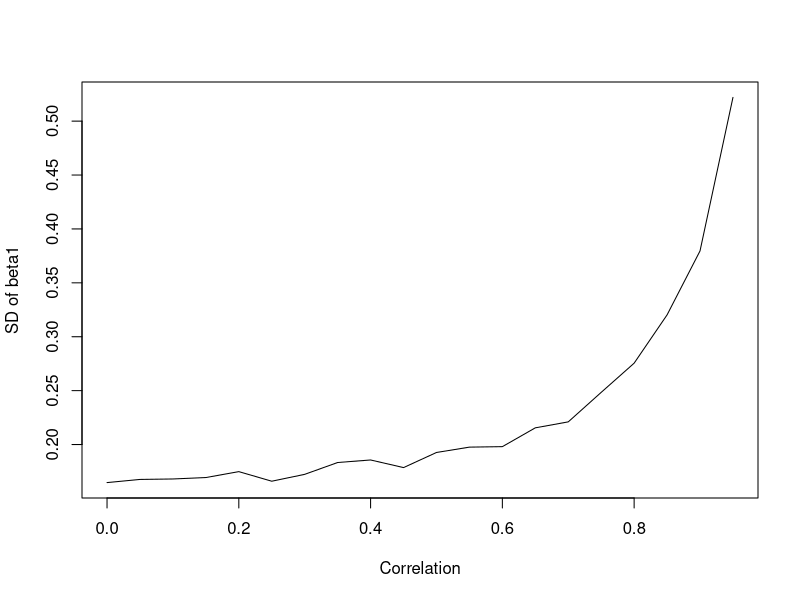
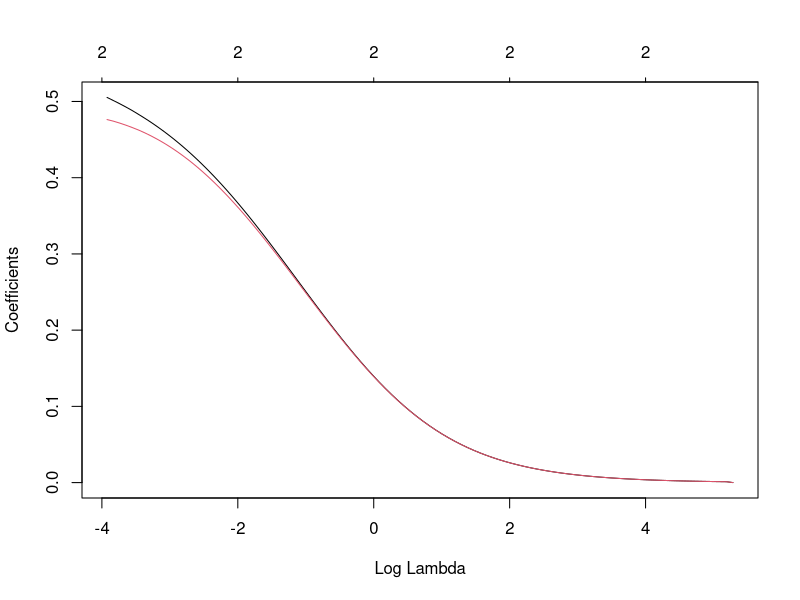

Here is the R script that generated these plots, in order:
# ======================================================================
# Chapter 6 Solutions — Multicollinearity
# Logistic Regression: Bridging Theory and Practice (Doosti, 2026)
# ======================================================================
#
# NOTE: Some solutions build on objects (e.g. `model`, `data`, `Heart`) created by the
#       corresponding chapter script. Run that script first, or source it, e.g.:
#           source("../R/Chapter06_Multicollinearity.R")
#       Package dependencies are listed at the top of each solution.


# ------------------------------------------------------------------
# Solution 6.1
# ------------------------------------------------------------------
# Multicollinearity inflates variance of individual coefficients but doesn't affect predictions because collinear variables compensate for each other. The model predicts well but can't isolate individual effects.

# ------------------------------------------------------------------
# Solution 6.2
# ------------------------------------------------------------------
# (a) Weight (VIF=12.4) and Height (VIF=8.7) are concerning.
#
# (b) Source: BMI = Weight/Height^2 creates structural collinearity.
#
# (c) Solutions: (1) Keep only BMI, remove Weight/Height; (2) Use ridge regression to stabilize estimates.

# ------------------------------------------------------------------
# Solution 6.3
# ------------------------------------------------------------------
# Structural: Built into variable definitions (BMI, Weight, Height). Solution: Reconceptualize variables.
#
# Data-based: Arises from sampling (e.g., income and education highly correlated in sample). Solution: Larger/different sample, or accept limited precision.

# ------------------------------------------------------------------
# Solution 6.4
# ------------------------------------------------------------------

# Solution 6.4
set.seed(123)
rho_values <- seq(0, 0.99, by = 0.05)
n <- 200; n_sim <- 500
sd_beta <- numeric(length(rho_values))

for(r in seq_along(rho_values)) {
  betas <- numeric(n_sim)
  for(i in 1:n_sim) {
    X <- MASS::mvrnorm(n, c(0,0), matrix(c(1,rho_values[r],rho_values[r],1), 2))
    y <- rbinom(n, 1, plogis(0.5*X[,1] + 0.5*X[,2]))
    betas[i] <- coef(glm(y ~ X, family = binomial))[2]
  }
  sd_beta[r] <- sd(betas)
}

plot(rho_values, sd_beta, type = "l", xlab = "Correlation", ylab = "SD of beta1")
# Variance increases dramatically after rho > 0.8


# ------------------------------------------------------------------
# Solution 6.5
# ------------------------------------------------------------------
# VIF and condition indices generally agree but can differ: VIF is variable-specific; condition indices assess overall matrix conditioning. Very high condition index with moderate VIFs suggests multiple moderate correlations rather than one extreme pair.

# ------------------------------------------------------------------
# Solution 6.6
# ------------------------------------------------------------------

# Solution 6.6
library(glmnet)

# High collinearity data
X <- MASS::mvrnorm(200, c(0,0), matrix(c(1,0.95,0.95,1), 2))
y <- rbinom(200, 1, plogis(0.5*X[,1] + 0.5*X[,2]))

# Standard
std_mod <- glm(y ~ X, family = binomial)

# Ridge path
ridge <- glmnet(X, y, family = "binomial", alpha = 0)
plot(ridge, xvar = "lambda")

# CV for optimal lambda
cv_ridge <- cv.glmnet(X, y, family = "binomial", alpha = 0)
coef(cv_ridge, s = "lambda.min")


# ------------------------------------------------------------------
# Solution 6.7
# ------------------------------------------------------------------
# Apply to Boston housing data: identify collinearity (tax, rad often correlated), implement ridge or variable removal, compare interpretability and predictive performance.

# ------------------------------------------------------------------
# Solution 6.8
# ------------------------------------------------------------------
# PCR: (1) Compute PCs; (2) Fit logistic on first k components; (3) Transform back: beta_original = V_k beta_PC where V_k contains first k eigenvectors. Ridge and PCR equivalent when PCs are used with appropriate shrinkage.
#
# %% ============================================================
# %% CHAPTER 7 SOLUTIONS
# %% ============================================================
